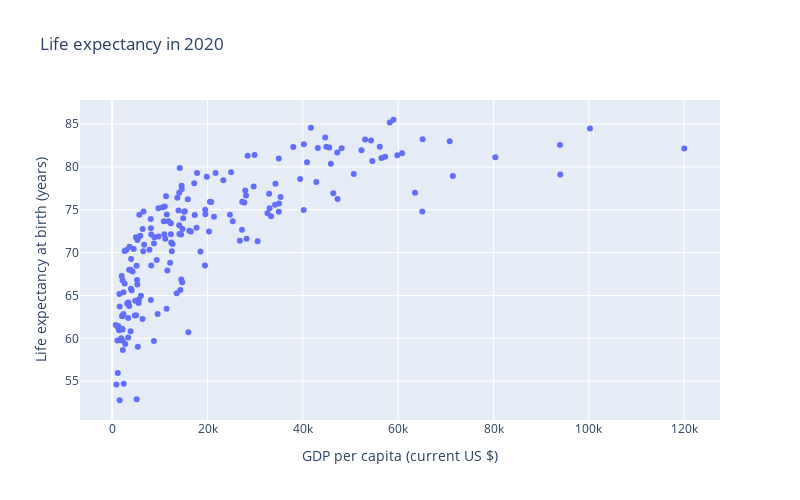

Notebook code cell kept with this figure:
### Markdown cell above
- Plotly express is especially convenient if we are working with **Pandas DataFrames**. 
- However, we can also use it with **Pandas Series**, **Numpy Arrays** or **lists**. 
- The minimal scatterplot needs only the `x` and `y` values
- By default, the **figure is scaled to the size of the window**. Thus, if you resize your window, the appearance of the plot may change drastically. We can change the default behaviour by setting `height` and `width` parameters.
- The **most important parameters** (`title`, `labels`, ...) are usually available in the main plotly express functions (e.g. `px.scatter`). Further aspects of the plot can be changed for instance via the `update_traces` or `update_layout` methods.

### Code cell
fig = px.scatter(data_frame = df20, x='gdp_capita', y = 'life_expectancy', 
                 title = 'Life expectancy in 2020', 
                 labels = {'gdp_capita':'GDP per capita (current US $)', 'life_expectancy':'Life expectancy at birth (years)'}, 
                 width = 800, height = 500)
fig.show()

### Figure 1 — Plotly figure (JSON) as saved in the notebook; plotly's stock layout.template omitted (floating-point values rounded to 4 significant figures; data arrays with more than 128 entries replaced by an {"elided": "..."} marker saying what was removed)
{"data": [{"hovertemplate": "GDP per capita (current US $)=%{x}<br>Life expectancy at birth (years)=%{y}<extra></extra>", "legendgroup": "", "marker": {"color": "#636efa", "symbol": "circle"}, "mode": "markers", "name": "", "orientation": "v", "showlegend": false, "type": "scatter", "x": {"elided": "217 float values"}, "xaxis": "x", "y": {"elided": "217 float values"}, "yaxis": "y"}], "layout": {"height": 500, "legend": {"tracegroupgap": 0}, "title": {"text": "Life expectancy in 2020"}, "width": 800, "xaxis": {"anchor": "y", "domain": [0, 1], "title": {"text": "GDP per capita (current US $)"}}, "yaxis": {"anchor": "x", "domain": [0, 1], "title": {"text": "Life expectancy at birth (years)"}}}}
